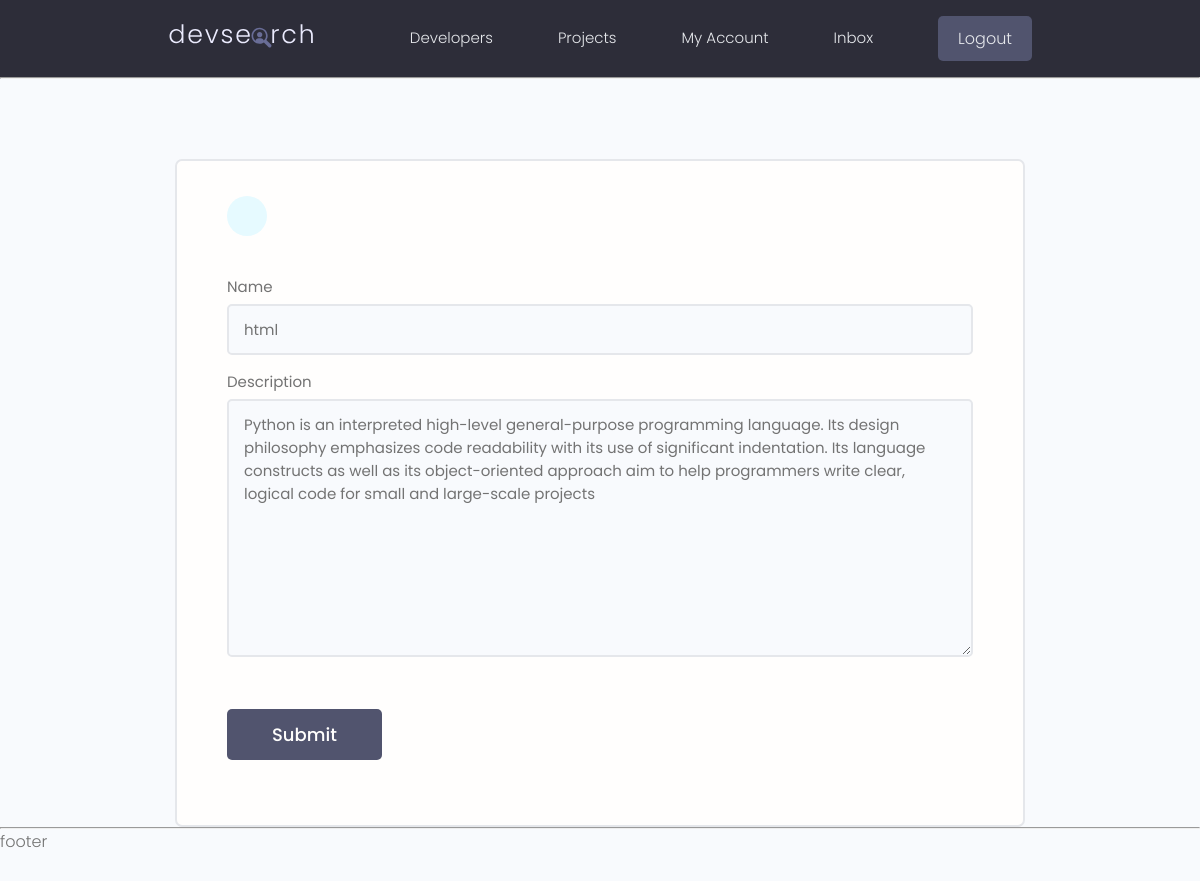
The page /update-skill/1/ (signed in) on the database its author committed.
### users/models.py (models this page shows, shortened)
class Skill(models.Model):
    owner = models.ForeignKey(Profile,on_delete=models.CASCADE,null=True,blank=True)
    name = models.CharField(max_length=300)
    description = models.TextField(null=True,blank=True)

### users/views.py (the view, shortened to what this page needs)
# urls.py: path('update-skill/<str:pk>/',views.updateskill,name='update-skill'),
@login_required(login_url='users:login')
def updateskill(request,pk):
    profile = request.user.profile
    skillobj = profile.skill_set.get(id=pk)
    form = Skillform(instance=skillobj)
    context={'form':form}
    return render(request,'users/skillform.html',context)

### users/forms.py
class Skillform(ModelForm):
    class Meta:
        model = Skill
        fields = '__all__'
        exclude = ['owner']
    def __init__(self,*args,**kwargs):
        super().__init__(*args,**kwargs)
        for label,field in self.fields.items():
            field.widget.attrs.update({'class':'input'})

### users/templates/users/skillform.html (shortened to what this page needs)
{% extends 'main.html' %}
{% block content %}
<main class="formPage my-xl">
    <div class="content-box">
        <div class="formWrapper">
            <a class="backButton" href="{% url 'users:account' %}"></a>
            <br>
            <form class="form" method="POST">
                {% for field in form %}
                <div class="form__field">
                    <label for="formInput#text">{{field.label}}</label>
                   {{field}}
                </div>
                {% endfor %}
                <input class="btn btn--sub btn--lg  my-md" type="submit" value="Submit" />
            </form>
        </div>
    </div>
{% endblock %}

### static/styles/app.css (style rules this page uses)
:root { --color-sub: #2d2d39; }
.btn--sub { background-color: var(--color-sub-light); }
.content-box { width: 95%; max-width: 85rem; margin: 0 auto; }
.backButton { background: var(--color-main-light); color: var(--color-main); width: 4rem; height: 4rem; display: flex; align-items: center; justify-content: center; border-radius: 50%; }
.formPage .formWrapper { list-style: none; background: var(--color-white); padding: 3.5rem 5rem; border: 2px solid var(--color-light); border-radius: 0.7rem; }

### static/uikit/styles/modules/_variables.css (style rules this page uses)
:root { --color-main: #5aa5b9; --color-main-light: #e6faff; --color-sub: #3f4156; --color-sub-light: #51546e; --color-sub-lighter: #ededfd; --color-text: #737373; --color-gray: #8b8b8b; --color-light: #e5e7eb; --color-light-gray: #767676; --color-bg: #f8fafd; --color-white: #fffefd; --color-white-light: #f3f3f3; --color-success: #359e64; --color-success-bg: #def8e8; --color-error: #fc4b0b; --color-error-bg: #fff2ee; --font-base: 'Poppins', arial, helvetica, 'Segoe UI', roboto, ubuntu, sans-serif; --font-monospace: 'Fira Code', 'Courier New', courier, monospace; --font-regular: 300; --font-medium: 500; --font-bold: 700; --generic-shadow: 1px 1px 5px #00000010; --generic-transition: all 0.3s ease-in-out; }

### static/uikit/styles/modules/_base.css (style rules this page uses)
* { margin: 0; padding: 0; box-sizing: border-box; text-rendering: optimizeLegibility; color: inherit; font-size: inherit; }
html { font-size: 50%; }
@media only screen and (min-width: 480px) { html { font-size: 56.25%; } }
@media only screen and (min-width: 1200px) { html { font-size: 62.5%; } }
body { line-height: 1.6; font-weight: 400; font-size: 1.5rem; color: var(--color-text); background-color: var(--color-bg); min-height: 100vh; }

### static/uikit/styles/modules/_typography.css (style rules this page uses)
* { font-family: var(--font-base); }
a { padding-bottom: 2px; text-decoration: none; display: inline-block; color: var(--color-main); font-weight: var(--font-medium); }

### static/uikit/styles/modules/_utilities.css (style rules this page uses)
.my-md { margin: 3rem auto; }
.my-xl { margin: 8rem auto; }

### static/uikit/styles/modules/_button.css (style rules this page uses)
.btn { display: inline-block; position: relative; cursor: pointer; background-color: var(--color-light); font-weight: var(--font-medium); color: var(--color-sub); text-decoration: none; padding: 1rem 2rem; border-radius: 0.5rem; border: none; width: -webkit-fit-content; width: -moz-fit-content; width: fit-content; height: -webkit-fit-content; height: -moz-fit-content; height: fit-content; font-size: 1.6rem; outline-width: 0; outline-color: transparent; -webkit-backface-visibility: hidden; backface-visibility: hidden; transition: all 0.3s ease-in-out; }
.btn--sub { background-color: var(--color-sub); color: var(--color-white); }
.btn--lg { font-size: 1.8rem; padding: 1.2rem 4.5rem; }

### static/uikit/styles/modules/_form.css (style rules this page uses)
.form { display: block; }
.form__field { margin-top: 1.5rem; margin-bottom: 1.5rem; }
.form__label, .form__field > label { display: block; margin-bottom: 0.5rem; color: var(--color-text); }
input.input[type='text'], input.input[type='email'], input.input[type='password'], input.input[type='number'], select.input, textarea.input { min-width: 24rem; width: 100%; padding: 1.2rem 1.5rem; border-radius: 0.5rem; border: 2px solid var(--color-light); transition: all 0.3s ease-in-out; background-color: var(--color-bg); }

### rows shown on the page
Skill: form "html" "Python is an interpreted high-level general-purpose programming language. Its design philosophy emphasizes code readability with its use of significant indentation. Its language constructs as well as its object-oriented approach aim to help programmers write clear, logical code for small and large-scale projects"

### other values the page prints
{{ field.label }} "Name" "Description"
